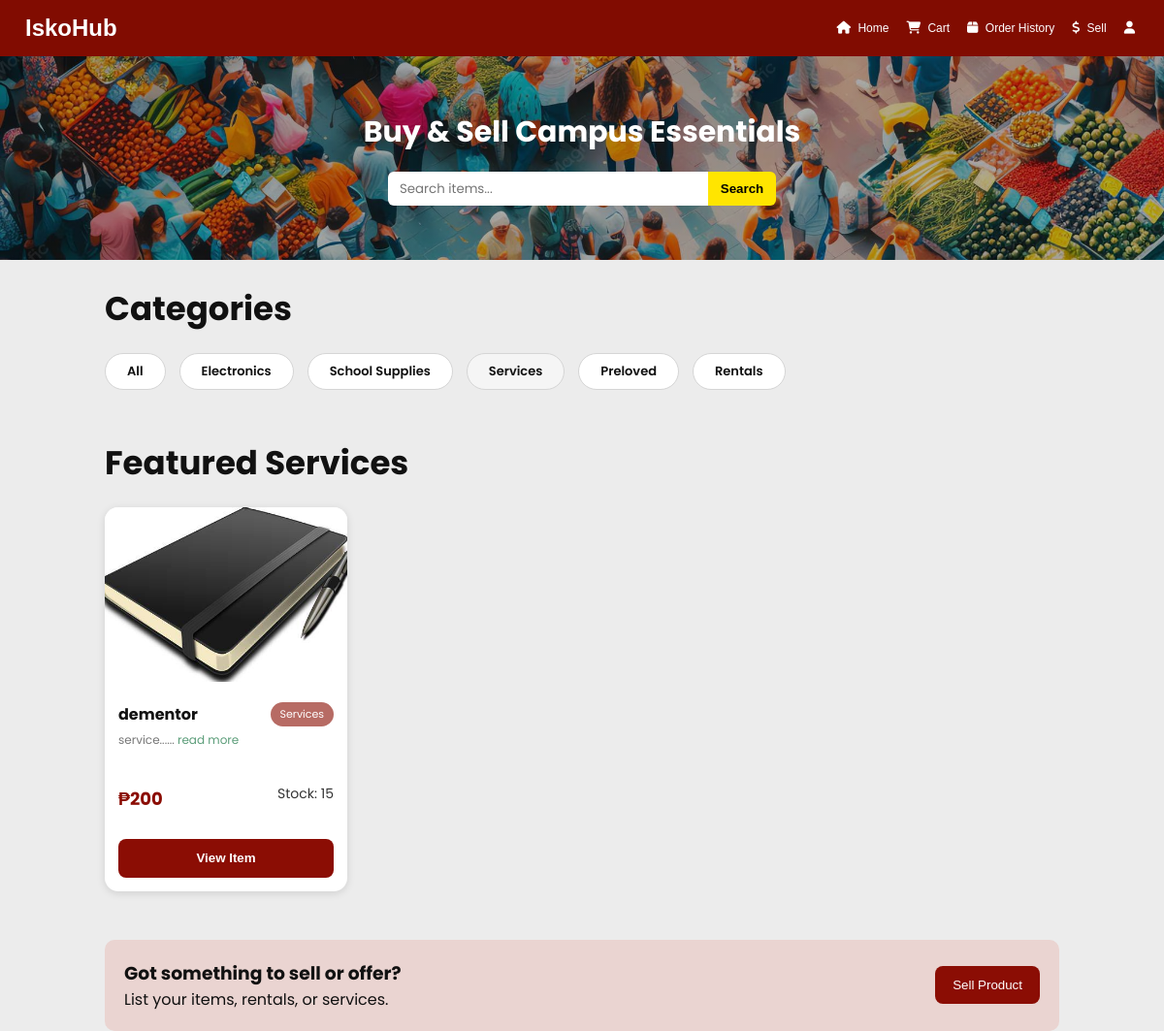
Screenshot of /index.php?category=3 (signed in) with the database file from the repository.
### tables this page shows
CREATE TABLE `products` (
  `prod_id` int(11) NOT NULL,
  `prod_name` varchar(255) NOT NULL,
  `prod_desc` text NOT NULL,
  `prod_price` decimal(10,2) NOT NULL,
  `prod_image` varchar(255) DEFAULT NULL,
  `prod_stock` int(11) NOT NULL DEFAULT 0,
  `location` varchar(255) DEFAULT NULL,
  `prod_duration` varchar(100) DEFAULT NULL,
  `user_id` int(11) NOT NULL,
  `category_id` int(11) DEFAULT NULL,
  `prod_location` varchar(255) DEFAULT NULL,
  `prod_rate_type` varchar(50) DEFAULT NULL
);

CREATE TABLE `categories` (
  `category_id` int(11) NOT NULL,
  `category_name` varchar(100) NOT NULL
);

### app/ProductRepository.php (called while the page is built, shortened)
<?php
require_once __DIR__ . '/Database.php';
class ProductRepository {
    private PDO $pdo;
    public function __construct() {
        $db = new Database();
        $this->pdo = $db->pdo;
    }
    public function getAll(): array {
        $stmt = $this->pdo->query("
            SELECT
                p.prod_id,
                p.user_id,
                p.prod_name,
                p.prod_desc,
                p.prod_price,
                p.prod_image,
                p.prod_stock,
                p.prod_location AS location,
                p.prod_duration,
                p.prod_rate_type,
                p.category_id,
                c.category_name
            FROM products p
            LEFT JOIN categories c
                ON p.category_id = c.category_id
            WHERE p.prod_stock > 0
            ORDER BY p.prod_id DESC
        ");
        return $this->map($stmt->fetchAll(PDO::FETCH_ASSOC));
    }
    private function map(array $rows): array {
        $products = [];
        foreach ($rows as $row) {
            $products[] = new Product(
                (int)$row['prod_id'],
                (int)$row['user_id'],
                (string)$row['prod_name'],
                (string)$row['prod_desc'],
                (float)$row['prod_price'],
                (string)$row['prod_image'],
                (int)$row['prod_stock'],
                $row['location'] ?? null,
                $row['prod_duration'] ?? null,
                isset($row['category_id']) ? (int)$row['category_id'] : null,
                $row['prod_rate_type'] ?? null,
                $row['category_name'] ?? null
            );
        }
        return $products;
    }
}

### app/Database.php (called while the page is built, shortened)
<?php
class Database {
    private string $host = "localhost";
    private string $db = "database1";
    private string $user = "root";
    private string $pass = "";
    private string $charset = "utf8mb4";
    public function __construct() {
        $dsn = "mysql:host=$this->host;dbname=$this->db;charset=$this->charset";
        $this->pdo = new PDO($dsn, $this->user, $this->pass);
    }
}

### app/View.php (the view)
<?php
class View {
    private function e(?string $value): string {
        return htmlspecialchars((string)$value, ENT_QUOTES, 'UTF-8');
    }
    public function renderProductCard(Product $product): string {
        $desc = $product->prod_desc ?? '';
        $shortDesc = strlen($desc) > 18
            ? substr($desc, 0, 18) . "......"
            : $desc . "......";
        $price = number_format((float)$product->prod_price, 0);
        $categoryId = (int)$product->category_id;
        if ($categoryId === 3) {
            $openFunction = "openService";
        } elseif ($categoryId === 5) {
            $openFunction = "openRental";
        } else {
            $openFunction = "openProduct";
        }
        $image = $this->e($product->prod_image);
        $name = $this->e($product->prod_name);
        $category = $this->e($product->category_name ?? 'Uncategorized');
        $description = $this->e($shortDesc);
        $stock = (int)$product->prod_stock;
        $id = (int)$product->prod_id;
        return "
        <div class='card'>
            <img src='{$image}' alt='{$name}'>
            <div class='card-content'>
                <div class='card-top-row'>
                    <h3>{$name}</h3>
                    <span class='category-tag'>{$category}</span>
                </div>
                <p class='card-description'>
                    {$description}
                    <a href='#' onclick='{$openFunction}({$id}); return false;'>
                        read more
                    </a>
                </p>
                <div class='card-price-stock-row'>
                    <div class='price'>₱{$price}</div>
                    <div class='stock'>Stock: {$stock}</div>
                </div>
                <button type='button' onclick='{$openFunction}({$id})'>
                    View Item
                </button>
            </div>
        </div>
        ";
    }
    public function renderProducts(array $products): string {
        $html = "";
        foreach ($products as $product) {
            $html .= $this->renderProductCard($product);
        }
        return $html;
    }
}

### assets/index-style.css (style rules this page uses)
* { margin:0; padding:0; box-sizing:border-box; }
:root { --primary:#8b0d04; --accent:#ffe500; --bg:#ececec; --white:#ffffff; }
body { font-family:'Poppins',sans-serif; background:var(--bg); color:#111; }
a { text-decoration:none; }
.card { width:250px; background:white; border-radius:14px; overflow:hidden; box-shadow:0 2px 8px rgba(0,0,0,0.12); transition:0.2s; }
.card img { width:100%; height:180px; object-fit:cover; }
.card-content { padding:14px; }
.card h3 { font-size:18px; margin-bottom:5px; font-weight:700; }
.card p { font-size:12px; color:#777; }
.price { color:#8b0d04; font-weight:700; margin-top:10px; font-size:18px; }
.card button { width:100%; height:40px; border:none; background:#8b0d04; color:white; border-radius:8px; margin-top:12px; font-weight:600; cursor:pointer; }
.category-tag { background: #b76b64; color: #fff; font-size: 11px; padding: 5px 12px; border-radius: 14px; white-space: nowrap; flex-shrink: 0; }
.seller, .stock { font-size: 16px; color: #000; margin-bottom: 5px; }
.card-price-stock-row { display: flex; justify-content: space-between; align-items: center; margin: 28px 0 16px; }
.card-price-stock-row .stock { color: #333; font-size: 14px; margin: 0; }
.card-top-row { display: flex; justify-content: space-between; align-items: center; gap: 10px; margin-bottom: 6px; }
.card-top-row h3 { font-size: 16px; font-weight: 700; margin: 0; flex: 1; }
.category-tag { background: #b76b64; color: #fff; font-size: 11px; padding: 4px 10px; border-radius: 14px; white-space: nowrap; flex-shrink: 0; }
.card-description { font-size: 14px; color: #444; margin: 0; line-height: 1.4; }
.card-description a { color: #5b9d79; text-decoration: none; }

### rows the page displays
products: prod_image (picture), prod_name "dementor", category.category_name "Services", prod_desc "service......", prod_price "200", prod_stock "15"
